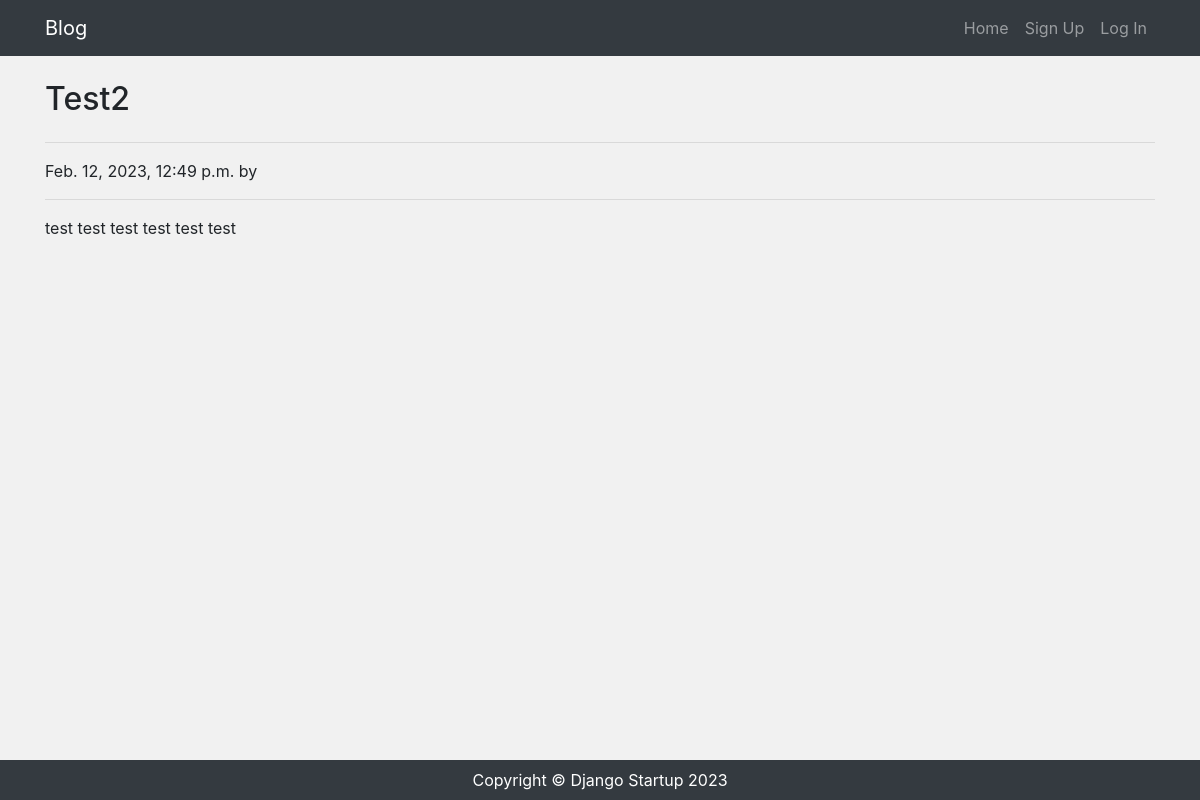
The app's page /post/2/ with its own data.
### app/models.py (models this page shows, shortened)
class Post(models.Model):
    author = models.ForeignKey(settings.AUTH_USER_MODEL, on_delete=models.CASCADE)
    title = models.CharField("Title", max_length=200) # must set max_length when CharField() is used
    content = models.TextField("Content")
    created = models.DateTimeField("Date Created", default=timezone.now)

### app/views.py (the view)
# urls.py: path('post/<int:pk>/', views.PostDetailView.as_view(), name='post_detail'),
class PostDetailView(View):
    def get(self, request, *args, **kwargs):
        post_data = Post.objects.get(id=self.kwargs['pk'])
        return render(request, 'app/post_detail.html', {
            'post_data': post_data
        })

### app/templates/app/post_detail.html (shortened to what this page needs)
{% extends "app/base.html" %}
{% block content %}
<h2 class='my-4'>{{ post_data.title }}</h2>
<hr>
<p>{{ post_data.created }} by {{ post.author }}</p>
<hr>
<p>{{ post_data.content|linebreaksbr }}</p>
{% endblock %}

### app/static/css/style.css (style rules this page uses)
* { margin: 0; padding: 0; box-sizing: border-box; }
body { background: #f1f1f1; display: flex; flex-flow: column; min-height: 100vh; }

### records on screen
Post: title "Test2", created "Feb. 12, 2023, 12:49 p.m.", content "test test test test test test"
